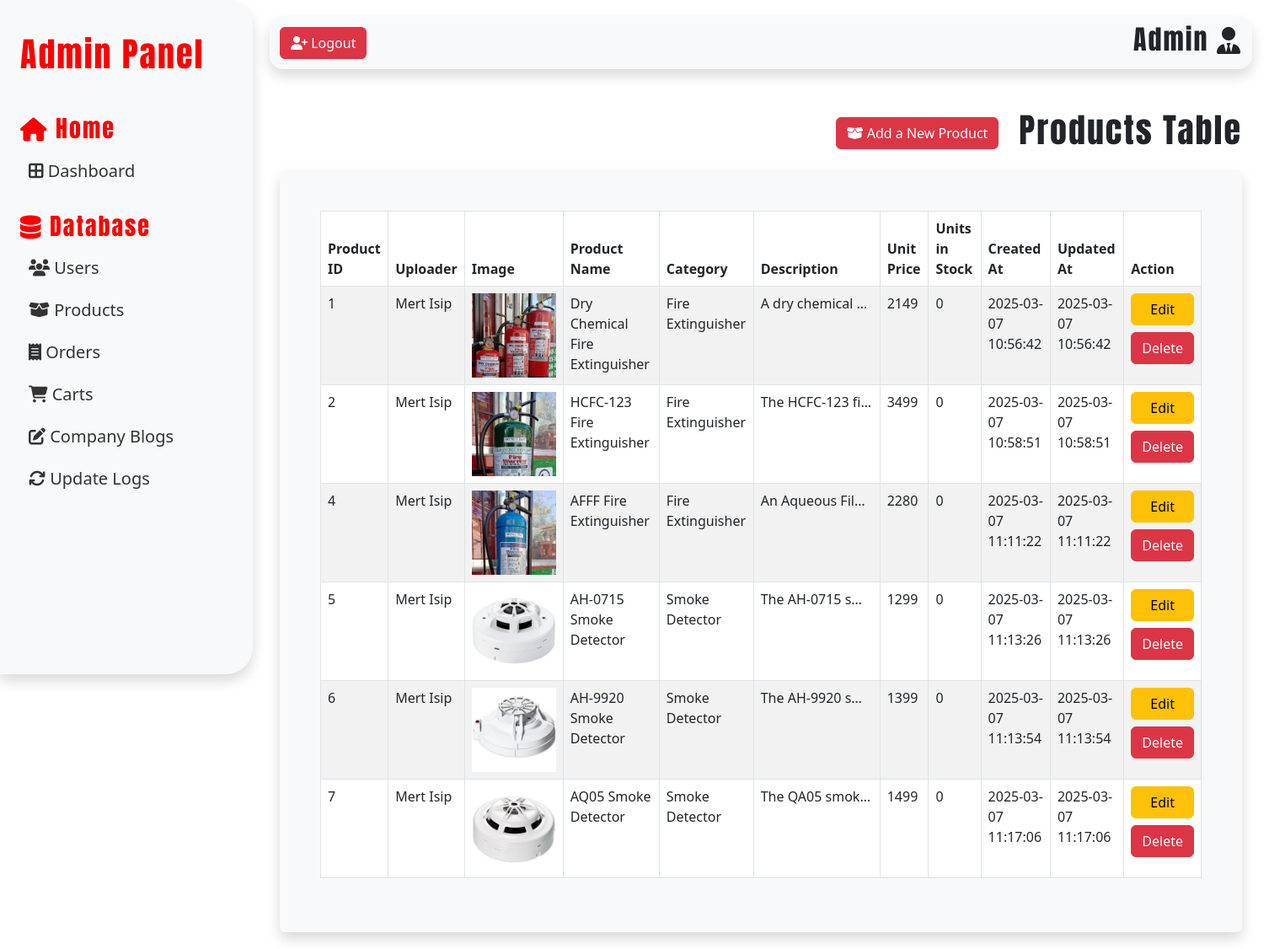
Screenshot of /src/adminIndex.php?page=products (signed in) with the database file from the repository.
### tables this page shows
CREATE TABLE `products_tbl` (
  `productID` int(11) NOT NULL AUTO_INCREMENT,
  `userID` int(11) DEFAULT NULL,
  `productName` varchar(50) NOT NULL,
  `productIMG` varchar(100) NOT NULL,
  `categoryID` int(11) DEFAULT NULL,
  `productDesc` text NOT NULL,
  `productPrice` float NOT NULL,
  `inStock` int(11) NOT NULL DEFAULT 0,
  `createdAt` datetime NOT NULL DEFAULT current_timestamp(),
  `updatedAt` datetime NOT NULL DEFAULT current_timestamp(),
  PRIMARY KEY (`productID`),
  UNIQUE KEY `productName` (`productName`),
  KEY `productCategoryFK` (`categoryID`) USING BTREE,
  KEY `productUserFK` (`userID`),
  CONSTRAINT `productCategoryFK` FOREIGN KEY (`categoryID`) REFERENCES `categories_tbl` (`categoryID`) ON DELETE NO ACTION ON UPDATE NO ACTION,
  CONSTRAINT `productUserFK` FOREIGN KEY (`userID`) REFERENCES `users_tbl` (`userID`) ON DELETE NO ACTION ON UPDATE NO ACTION
);

CREATE TABLE `categories_tbl` (
  `categoryID` int(11) NOT NULL AUTO_INCREMENT,
  `categoryName` varchar(50) NOT NULL,
  `createdAt` datetime NOT NULL DEFAULT current_timestamp(),
  `updatedAt` datetime NOT NULL DEFAULT current_timestamp(),
  PRIMARY KEY (`categoryID`),
  UNIQUE KEY `categoryName` (`categoryName`)
);

### src/adminPages/productsTable.php (the view, shortened to what this page needs)
<?php
require_once 'weltz_dbconnect.php';
$productsSQL =
    "SELECT
        p.productID,
        CONCAT(u.userFname, ' ', u.userLname) AS userFullName,
        p.productIMG,
        p.productName,
        c.categoryName,
        p.productDesc,
        p.productPrice,
        p.inStock,
        p.createdAt,
        p.updatedAt
    FROM
        products_tbl p
    JOIN
        users_tbl u ON p.userID = u.userID
    JOIN
        categories_tbl c ON p.categoryID = c.categoryID
    ";
$productsSQLResult = $conn->query($productsSQL);
?>
<div class="userTableHeader mb-3 d-flex justify-content-end align-items-center gap-3">
    <button type="button" class="btn btn-danger me-2" data-bs-toggle="modal" data-bs-target="#regNewAdmin">
        <i class="fa-solid fa-box-open"></i> Add a New Product
    </button>
    <h1>Products Table</h1>
</div>
<div class="container-fluid bg-light p-5 rounded shadow">
    <table id="myTable" class="table table-bordered table-striped">
        <thead>
            <tr>
                <th>Product ID</th>
                <th>Uploader</th>
                <th>Image</th>
                <th>Product Name</th>
                <th>Category</th>
                <th>Description</th>
                <th>Unit Price</th>
                <th>Units in Stock</th>
                <th>Created At</th>
                <th>Updated At</th>
                <th>Action</th>
            </tr>
        </thead>
        <tbody>
            <?php
            if ($productsSQLResult->num_rows > 0) {
                while ($row = $productsSQLResult->fetch_assoc()) {
            ?>
                    <tr>
                        <td><?php echo $row['productID'] ?></td>
                        <td><?php echo $row['userFullName'] ?></td>
                        <td><img src="<?php echo $row['productIMG'] ?>" alt="<?php echo $row['productName'] ?>" style="width:100px"></td>
                        <td><?php echo $row['productName'] ?></td>
                        <td><?php echo $row['categoryName'] ?></td>
                        <td style="max-width: 150px; white-space: nowrap; overflow: hidden; text-overflow: ellipsis;">
                            <?php echo $row['productDesc'] ?>
                        </td>
                        <td><?php echo $row['productPrice'] ?></td>
                        <td><?php echo $row['inStock'] ?></td>
                        <td><?php echo  $row['createdAt'] ?></td>
                        <td><?php echo  $row['updatedAt'] ?></td>
                        <td>
                            <div class='d-grid gap-2'>
                                <button class='btn btn-warning'>Edit</button>
                                <button class='btn btn-danger'>Delete</button>
                            </div>
                        </td>
                    </tr>
                <?php
                }
            } else {
                ?>
                <h1 class="text-center">No products found</h1>
            <?php
            }
            ?>
        </tbody>
    </table>
</div>

### src/styles.css (style rules this page uses)
* { padding: 0; margin: 0; box-sizing: border-box; }
html { scroll-behavior: smooth; }
body { background-color: white; color: #231f20; font-family: 'Bebas Neue', sans-serif; }
h1, h2, h3 { font-family: 'Anton', sans-serif; letter-spacing: 2px; }
.adminPanel { display: flex; }

### rows the page displays
products_tbl: productID "1", userFullName "Mert Isip", productIMG (picture), productName "Dry Chemical Fire Extinguisher", categoryID.categoryName "Fire Extinguisher", productDesc "A dry chemical f…", productPrice "2149", inStock "0", createdAt "2025-03-07 10:56:42", updatedAt "2025-03-07 10:56:42"
products_tbl: productID "2", userFullName "Mert Isip", productIMG (picture), productName "HCFC-123 Fire Extinguisher", categoryID.categoryName "Fire Extinguisher", productDesc "The HCFC-123 fi…", productPrice "3499", inStock "0", createdAt "2025-03-07 10:58:51", updatedAt "2025-03-07 10:58:51"
products_tbl: productID "4", userFullName "Mert Isip", productIMG (picture), productName "AFFF Fire Extinguisher", categoryID.categoryName "Fire Extinguisher", productDesc "An Aqueous Fil…", productPrice "2280", inStock "0", createdAt "2025-03-07 11:11:22", updatedAt "2025-03-07 11:11:22"
products_tbl: productID "5", userFullName "Mert Isip", productIMG (picture), productName "AH-0715 Smoke Detector", categoryID.categoryName "Smoke Detector", productDesc "The AH-0715 s…", productPrice "1299", inStock "0", createdAt "2025-03-07 11:13:26", updatedAt "2025-03-07 11:13:26"
products_tbl: productID "6", userFullName "Mert Isip", productIMG (picture), productName "AH-9920 Smoke Detector", categoryID.categoryName "Smoke Detector", productDesc "The AH-9920 s…", productPrice "1399", inStock "0", createdAt "2025-03-07 11:13:54", updatedAt "2025-03-07 11:13:54"
products_tbl: productID "7", userFullName "Mert Isip", productIMG (picture), productName "AQ05 Smoke Detector", categoryID.categoryName "Smoke Detector", productDesc "The QA05 smok…", productPrice "1499", inStock "0", createdAt "2025-03-07 11:17:06", updatedAt "2025-03-07 11:17:06"
